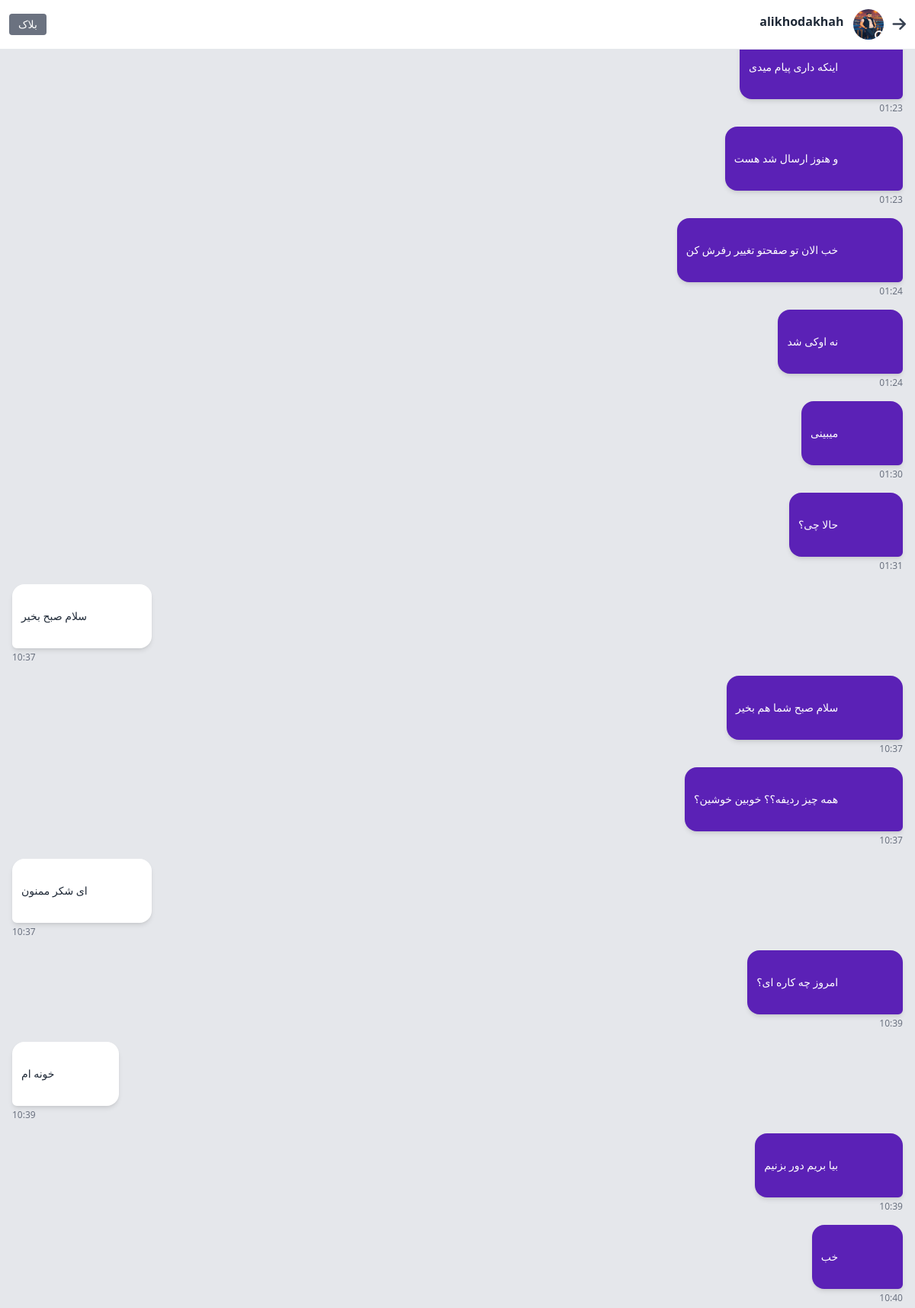
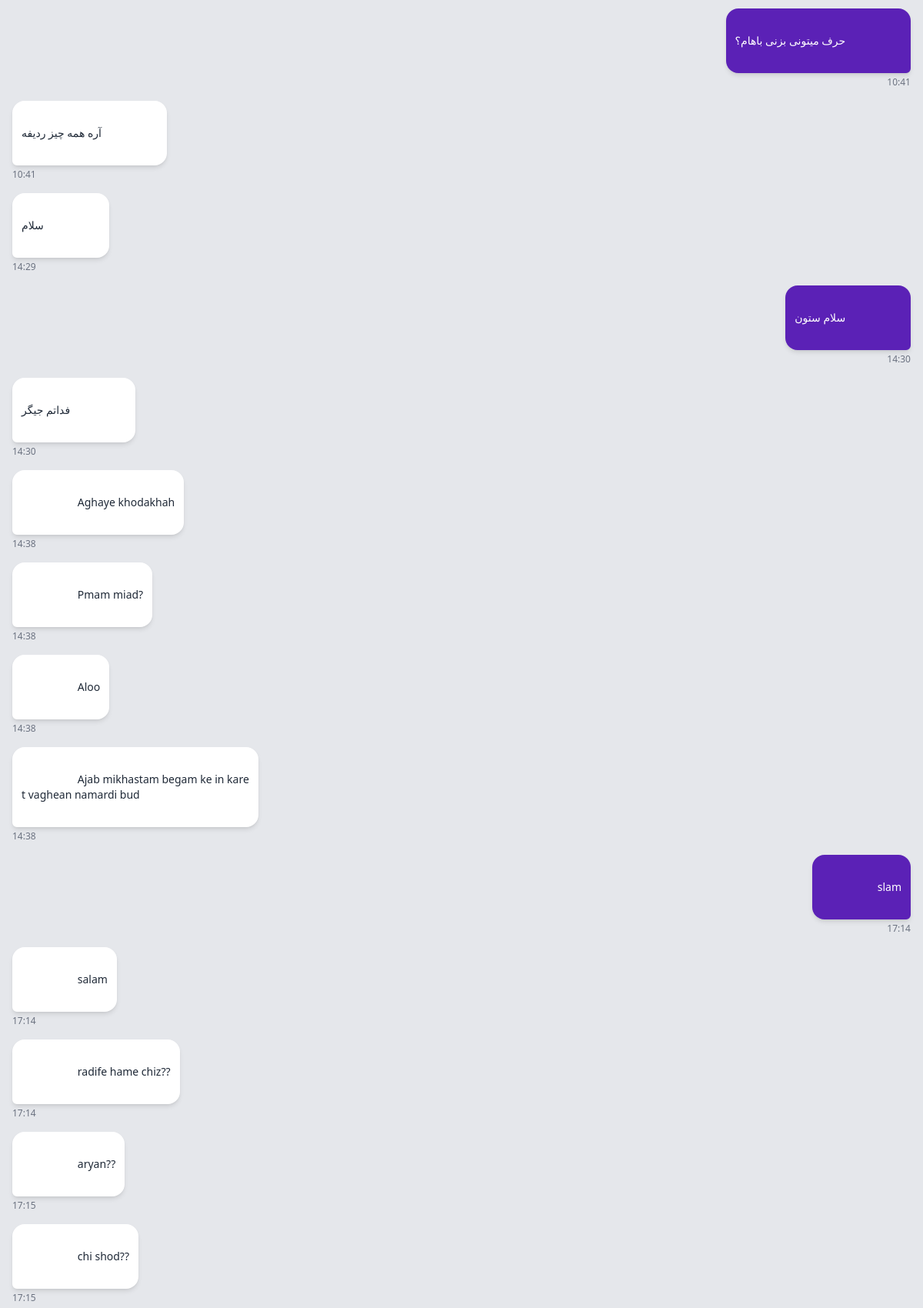
Screenshot of /chat/alikhodakhah/ (signed in, upper part) with the database file from the repository (2 pictures, top to bottom).
### accounts/models.py (models this page shows, shortened)
class User(AbstractUser):
    last_seen = models.DateTimeField(null=True, blank=True)
    phone_regex = RegexValidator(
        regex=r'^\+98[0-9]{10}$',
        message="شماره تلفن باید با +98 شروع شده و شامل ۱۰ رقم بعدی باشد."
    )
    phone = models.CharField(
        max_length=13,
        unique=True,
        validators=[phone_regex],
        help_text="شماره تماس باید به فرمت +989123456789 باشد."
    )
    email_regex = RegexValidator(
        regex=r'^[a-zA-Z][a-zA-Z0-9_.]*@gmail\.com$',
        message="ایمیل باید با حروف انگلیسی شروع شده و دامنه @gmail.com داشته باشد."
    )
    email = models.EmailField(
        unique=True,
        validators=[email_regex],
        blank=True,
        null=True
    )
    username_regex = RegexValidator(
        regex=r'^[a-zA-Z][a-zA-Z0-9_.]*$',
        message="نام کاربری باید با حروف انگلیسی شروع شود و فقط شامل حروف، اعداد، نقطه و آندرلاین باشد."
    )
    username = models.CharField(
        max_length=50,
        unique=True,
        validators=[username_regex],
        blank=True,
        null=True,
        help_text="نام کاربری باید با حروف انگلیسی شروع شده و شامل اعداد، نقطه و آندرلاین باشد."
    )
    profile_photo = models.ImageField(
        upload_to='profile_pics/',
        default='profile_pics/person.png',
        null=True, blank=True,
        help_text="تصویر پروفایل خود را انتخاب کنید"
    )
    groups = models.ManyToManyField(Group, related_name="custom_user_set", blank=True)
    user_permissions = models.ManyToManyField(Permission, related_name="custom_user_permissions_set", blank=True)
    USERNAME_FIELD = 'phone'  # ورود با شماره تلفن
    REQUIRED_FIELDS = ['username', 'email']  # فیلدهای ضروری برای ثبت نام

### chatbox/models.py (models this page shows, shortened)
class Message(models.Model):
    chat = models.ForeignKey(Chat, on_delete=models.CASCADE, related_name="messages")
    sender = models.ForeignKey(settings.AUTH_USER_MODEL, on_delete=models.CASCADE)
    text = models.TextField()
    created_at = models.DateTimeField(auto_now_add=True)
    is_read = models.BooleanField(default=False)

### chatbox/views.py (the view)
# urls.py: path('chat/<str:username>/', views.chat_view, name='chat'),
@login_required
def chat_view(request, username):
    other_user = get_object_or_404(User, username=username)
    chat = Chat.objects.filter(
        Q(user1=request.user, user2=other_user) |
        Q(user2=request.user, user1=other_user)
    ).first()
    if not chat:
        chat = Chat.objects.create(user1=request.user, user2=other_user)
    is_blocked_by_me = BlockedUser.objects.filter(
        blocker=request.user, blocked=other_user
    ).exists()  # آیا من این کاربر رو بلاک کردم؟
    is_blocked_by_other = BlockedUser.objects.filter(
        blocker=other_user, blocked=request.user
    ).exists()  # آیا این کاربر من رو بلاک کرده؟
    is_blocked = is_blocked_by_me or is_blocked_by_other  # آیا کلاً بلاک وجود داره (از هر طرف)؟
    if not is_blocked:
        Message.objects.filter(
            chat=chat,
            sender=other_user,
            is_read=False
        ).update(is_read=True)
    messages = chat.messages.all().order_by('created_at')
    for message in messages:
        if message.created_at.tzinfo is None:
            message.created_at = timezone.make_aware(message.created_at, timezone.get_default_timezone())
        else:
            message.created_at = message.created_at.astimezone(timezone.get_default_timezone())
    context = {
        'other_user': other_user,
        'chat': chat,
        'messages': messages,
        'is_blocked': is_blocked,  # برای چک کردن کلی بلاک
        'is_blocked_by_me': is_blocked_by_me,  # برای دکمه‌ی بلاک/آنبلاک
        'is_blocked_by_other': is_blocked_by_other,  # برای نمایش پیام "شما بلاک شده‌اید"
    }
    return render(request, 'chatbox/chat.html', context)

### chatbox/templates/chatbox/chat.html (shortened to what this page needs)
{% load static %}
<!DOCTYPE html>
<html lang="fa">
<head>
    <link href="https://cdn.jsdelivr.net/npm/tailwindcss@2.2.19/dist/tailwind.min.css" rel="stylesheet">
    <link rel="stylesheet" href="https://cdnjs.cloudflare.com/ajax/libs/font-awesome/6.4.0/css/all.min.css">
</head>
<body class="flex flex-col h-screen bg-gray-100 font-sans" dir="rtl"
      data-username="{{ other_user.username }}"
      data-current-user="{{ request.user.username }}"
      data-is-blocked="{{ is_blocked|yesno:'true,false' }}"
      data-is-blocked-by-me="{{ is_blocked_by_me|yesno:'true,false' }}"
      data-is-blocked-by-other="{{ is_blocked_by_other|yesno:'true,false' }}">
    <header class="bg-white p-3 border-b border-gray-200 flex items-center justify-between">
        <a href="{% url 'home' %}" class="text-xl text-gray-700"><i class="fas fa-arrow-right"></i></a>
        <div class="flex items-center flex-1 mx-3">
            {% if is_blocked_by_other %}
                <div class="w-10 h-10 rounded-full bg-gray-300 flex items-center justify-center">
                    <span class="text-gray-500">بلاک شده</span>
                </div>
            {% else %}
                <div class="relative cursor-pointer" onclick="openProfileModal('{{ other_user.username }}')">
                    <img src="{{ other_user.profile_photo.url|default:'/static/default_profile.png' }}"
                         alt="{{ other_user.username }}" class="w-10 h-10 rounded-full ml-3">
                    <span id="user-status-indicator"
                          class="absolute bottom-0 right-0 w-3 h-3 rounded-full border-2 border-white"></span>
                </div>
            {% endif %}
            <div>
                <div class="text-base font-bold text-gray-800">{{ other_user.username }}</div>
                {% if not is_blocked_by_other %}
                    <div class="flex items-center gap-1" id="user-status">
                        <span class="status-dot w-2 h-2 rounded-full inline-block" id="user-status-dot"></span>
                    </div>
                {% endif %}
            </div>
        </div>
        <div class="flex gap-3" id="block-button-container">
            <button id="block-button"
                    class="text-sm bg-gray-500 text-white px-3 py-1 rounded hover:bg-gray-600 {% if is_blocked_by_me %}hidden{% endif %}">
                بلاک
            </button>
        </div>
    </header>
    <div id="chat-messages" class="flex flex-col flex-1 overflow-y-auto p-4 bg-gray-200">
        {% for message in messages %}
            <div class="message mb-4 flex flex-col {% if message.sender == request.user %}items-start{% else %}items-end{% endif %}"
                 data-message-id="{{ message.id }}"
                 data-is-read="{{ message.is_read|yesno:'true,false' }}">
                <div class="bubble max-w-xs p-3 rounded-2xl text-sm shadow-md {% if message.sender == request.user %}bg-purple-800 text-white rounded-br-md rounded-bl-2xl{% else %}bg-white text-gray-800 rounded-bl-md rounded-br-2xl{% endif %}">
                    {{ message.text }}
                </div>
                <div class="time flex gap-1 mt-1 text-xs text-gray-500 {% if message.sender == request.user %}justify-start{% else %}justify-end{% endif %}">
                    <span class="time-text">{{ message.created_at|date:"H:i" }}</span>
                </div>
            </div>
        {% empty %}
            <p class="no-messages text-center text-gray-500 p-5">هنوز پیامی وجود ندارد</p>
        {% endfor %}
    </div>
</body>
</html>

### rows the page displays
User: profile_photo (picture), username "alikhodakhah"
Message: text "اینکه داری پیام میدی", created_at "01:23"
Message: text "و هنوز ارسال شد هست", created_at "01:23"
Message: text "خب الان تو صفحتو تغییر رفرش کن", created_at "01:24"
Message: text "نه اوکی شد", created_at "01:24"
Message: text "میبینی", created_at "01:30"
Message: text "حالا چی؟", created_at "01:31"
Message: text "سلام صبح بخیر", created_at "10:37"
Message: text "سلام صبح شما هم بخیر", created_at "10:37"
Message: text "همه چیز ردیفه؟؟ خوبین خوشین؟", created_at "10:37"
Message: text "ای شکر ممنون", created_at "10:37"
Message: text "امروز چه کاره ای؟", created_at "10:39"
Message: text "خونه ام", created_at "10:39"
Message: text "بیا بریم دور بزنیم", created_at "10:39"
Message: text "خب", created_at "10:40"
Message: text "حرف میتونی بزنی باهام؟", created_at "10:41"
Message: text "آره همه چیز ردیفه", created_at "10:41"
Message: text "سلام", created_at "14:29"
Message: text "سلام ستون", created_at "14:30"
Message: text "فداتم جیگر", created_at "14:30"
Message: text "Aghaye khodakhah", created_at "14:38"
Message: text "Pmam miad?", created_at "14:38"
Message: text "Aloo", created_at "14:38"
Message: text "Ajab mikhastam begam ke in karet vaghean namardi bud", created_at "14:38"
Message: text "slam", created_at "17:14"
Message: text "salam", created_at "17:14"
Message: text "radife hame chiz??", created_at "17:14"
Message: text "aryan??", created_at "17:15"
Message: text "chi shod??", created_at "17:15"
